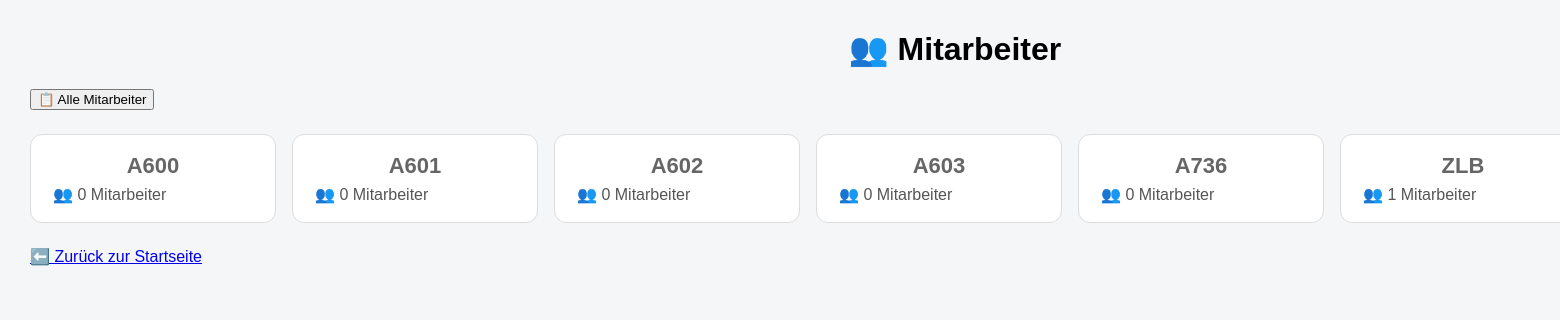
/mitarbeiter, run on an earlier commit of the app's database.
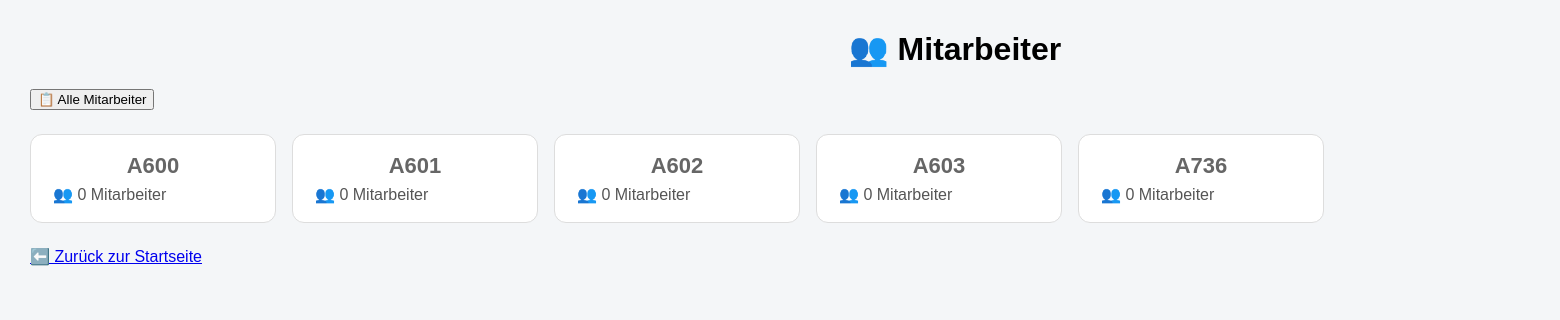
And on a later commit of the database.
### tables this page shows
CREATE TABLE mitarbeiter (
                id INTEGER PRIMARY KEY,
                vorname TEXT,
                nachname TEXT,
                uaccountid TEXT UNIQUE,
                organisationseinheit TEXT,
                standort TEXT,
                zimmer TEXT,
                arbeitsplatz TEXT,
                kostenstelle TEXT,
                status TEXT,
                bemerkung TEXT
            );

### app.py (the view)
@app.route("/mitarbeiter")
def mitarbeiter_start():
    with closing(verbinden()) as verbindung:
        eintraege = [z[0] for z in verbindung.execute(
            "SELECT organisationseinheit FROM mitarbeiter "
            "WHERE organisationseinheit IS NOT NULL AND organisationseinheit != ''"
        )]
    zaehler = {}
    for e in eintraege:
        schluessel = einheit_schluessel(e)
        zaehler[schluessel] = zaehler.get(schluessel, 0) + 1
    einheiten = [(name, zaehler.get(einheit_schluessel(name), 0))
                 for name in ORGANISATIONSEINHEITEN]
    bekannt = {einheit_schluessel(n) for n in ORGANISATIONSEINHEITEN}
    for schluessel, anzahl in sorted(zaehler.items()):
        if schluessel not in bekannt:
            einheiten.append((schluessel, anzahl))
    return render_template("mitarbeiter_start.html", einheiten=einheiten)

### app.py (called while the page is built)
def einheit_schluessel(wert):
    ziffern = re.sub(r"\D", "", wert or "")
    return ziffern if ziffern else (wert or "").strip().upper()

### datenbank.py (called while the page is built)
def verbinden():
    return sqlite3.connect(DB_PFAD)

### templates/mitarbeiter_start.html (shortened to what this page needs)
<!DOCTYPE html>
<html>
<head>
    <link rel="stylesheet" href="{{ url_for('static', filename='style.css') }}">
    <link rel="stylesheet" href="{{ url_for('static', filename='assets_liste_tables.css') }}">
    <link rel="stylesheet" href="{{ url_for('static', filename='mitarbeiter_start.css') }}">
</head>
<body>
<div class="container">
    <h1>👥 Mitarbeiter</h1>
    <div class="toolbar">
        <a href="/mitarbeiter/anzeigen"><button>📋 Alle Mitarbeiter</button></a>
    </div>
    <div class="card-container">
        {% for einheit, anzahl in einheiten %}
        <a class="card" href="/mitarbeiter/anzeigen?einheit={{ einheit|urlencode }}">
            <h2>{{ einheit }}</h2>
            <p>👥 {{ anzahl }} Mitarbeiter</p>
        </a>
        {% else %}
        <p>Noch keine Mitarbeiter angelegt.</p>
        {% endfor %}
    </div>
    <p><a href="/">⬅️ Zurück zur Startseite</a></p>
</div>
</body>
</html>

What changed in the data, as far as the page shows it:
removed mitarbeiter: organisationseinheit "ZLB", id "1"
